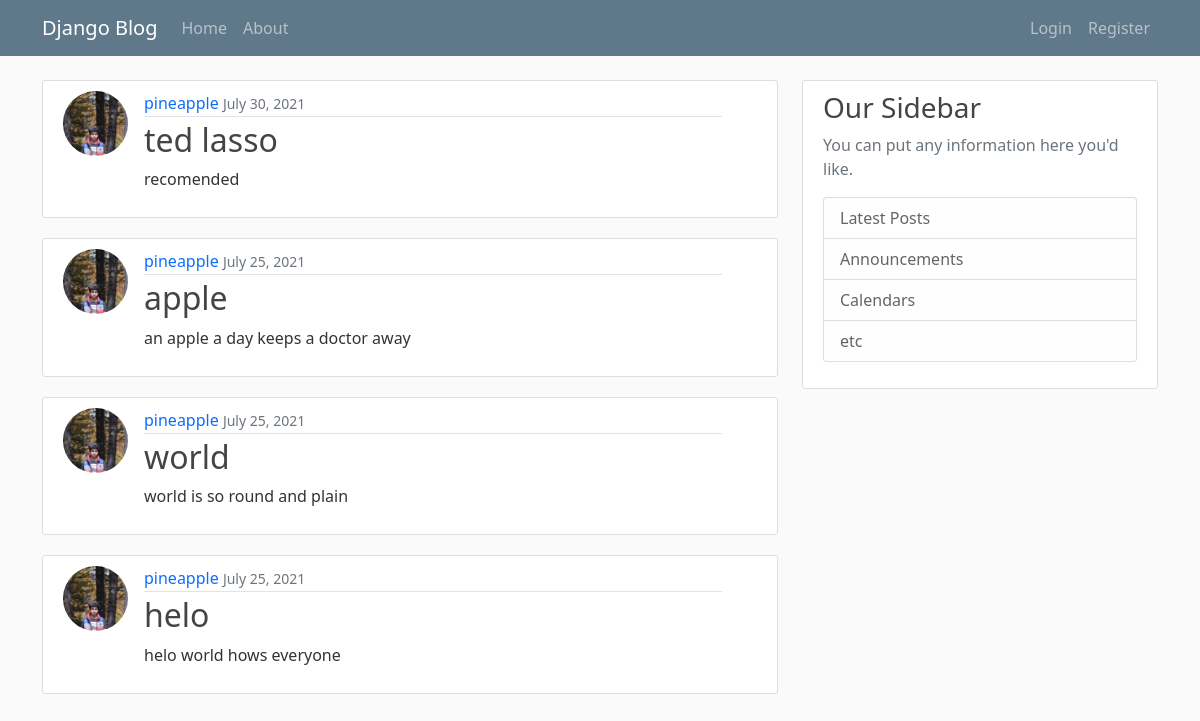
The app's page /, older data.
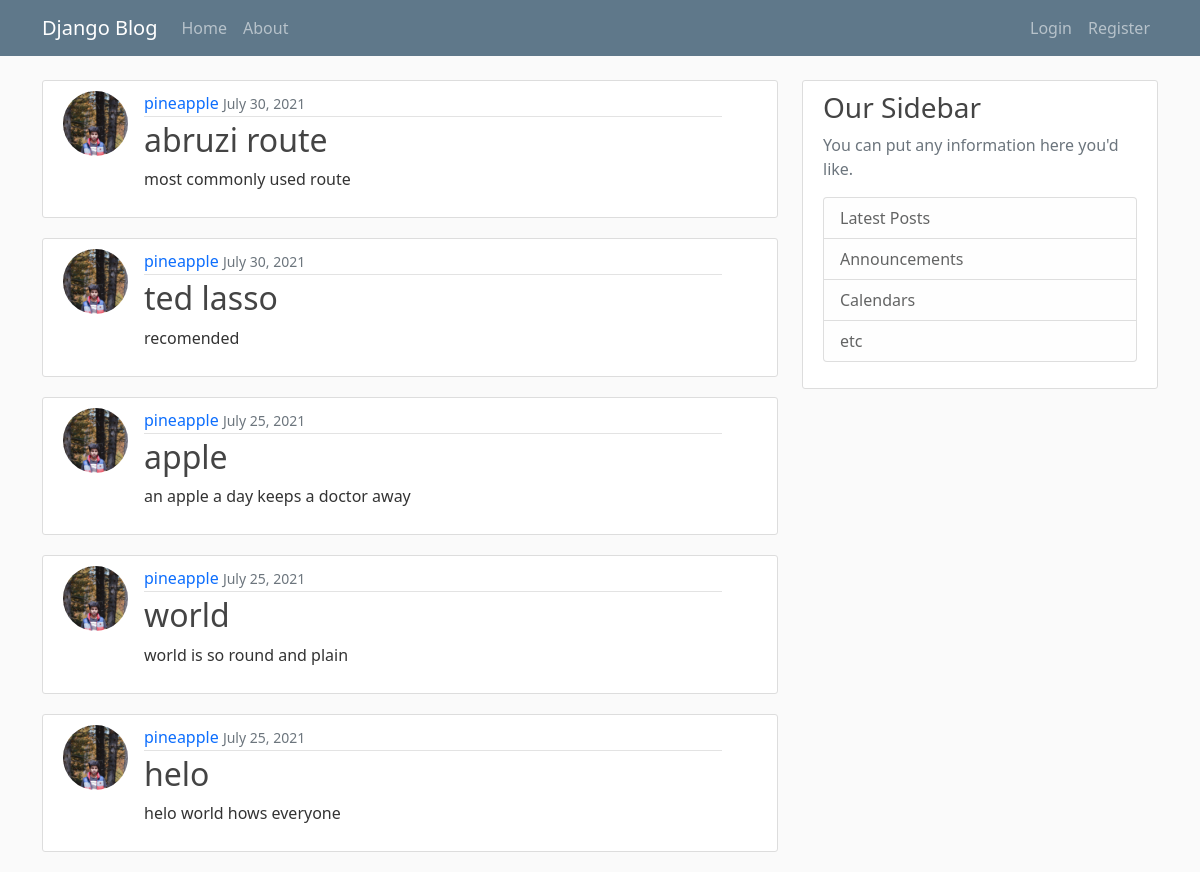
The same page, newer data.
### blog/models.py (models this page shows, shortened)
class post (models.Model):
    title = models.CharField(max_length=100)
    content = models.TextField()
    date_posted = models.DateTimeField(default=timezone.now)
    author = models.ForeignKey(User, on_delete=models.CASCADE)

### users/models.py (models this page shows, shortened)
class Profile(models.Model):
    user = models.OneToOneField(User,on_delete=models.CASCADE)
    image = models.ImageField(default='default.jpg' , upload_to="profile_pics")

### blog/views.py (the view)
# urls.py: path('',PostListView.as_view(),name='blog-home'),
class PostListView(ListView):
    model = post
    template_name = 'blog/home.html'
    context_object_name = 'posts'
    ordering = ['-date_posted']

### blog/templates/blog/home.html
{% extends 'blog/base.html' %} {% block content %} {% for post in posts %}
<article class="row g-0 media content-section">
    <img class ='col-2 rounded-circle article-img' src="{{post.author.profile.image.url}}" alt="...">
    <div class="col-10 media-body">
      <div class="article-metadata">
        <a class="mr-2" href="{%url 'profile'%}">{{ post.author }}</a>
        <small class="text-muted">{{ post.date_posted|date:"F d, Y" }}</small>
      </div>
      <h2><a class="article-title" href="{%url 'Post-View' post.id %}">{{ post.title }}</a></h2>
      <p class="article-content">{{ post.content }}</p>
    </div>
  </article>
{% endfor %} {% endblock content %}

Row changes from the older to the newer data that the page shows:
added post: author.profile.image (picture), author "pineapple", date_posted "July 30, 2021", title "abruzi route", content "most commonly used route"
